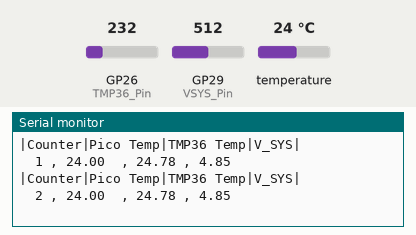
Simulated run of this sketch. Board: Raspberry Pi Pico. Shown: the last lines printed to the serial monitor. The test bench sets the inputs (shaded band); at power-on: temperature 24 °C, GP26 (TMP36_Pin) = 232, GP29 (VSYS_Pin) = 512 (analog values on the 0–1023 scale).

Above: at 1.8 s.
1.9 s: temperature set to 12 °C
At 2.8 s:
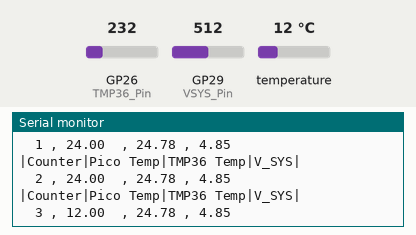
3.4 s: GP26 (TMP36_Pin) set to 250
At 4.7 s:
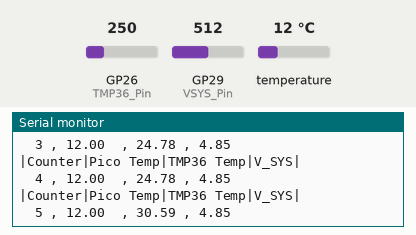
4.9 s: GP29 (VSYS_Pin) set to 716
At 5.6 s:
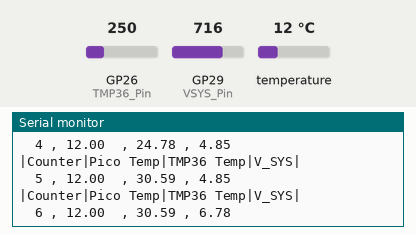
6.4 s: temperature set to 19 °C
At 7.7 s:
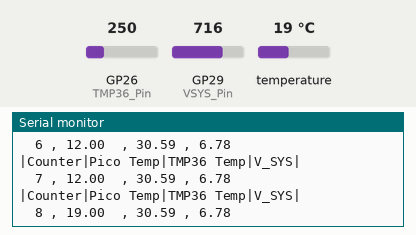
7.9 s: GP26 (TMP36_Pin) set to 266
At 8.8 s:
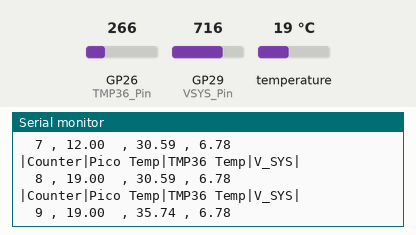
9.4 s: GP29 (VSYS_Pin) set to 900
At 10.7 s:
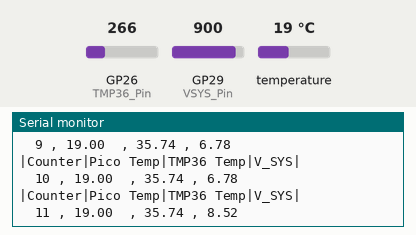
Timing chart, 0 to 11.9 s (numbered marks = the images above; inputs shaded):
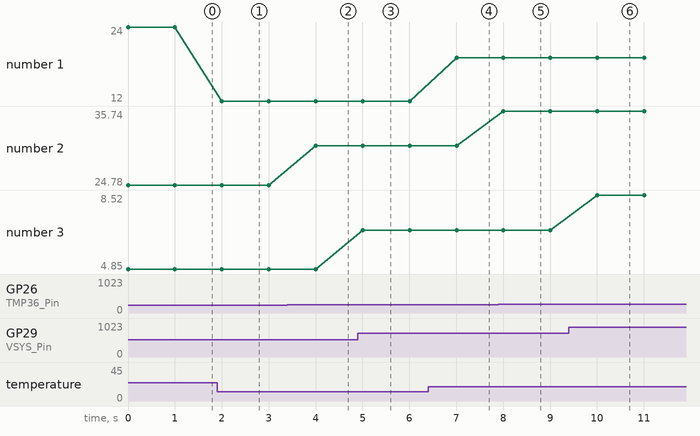

Measured:
- after the input at 1.9 s, the serial monitor: prints a new line after 0.10 s (image 1)
- after the input at 3.4 s, the serial monitor: prints a new line after 0.60 s (image 2)
- after the input at 4.9 s, the serial monitor: prints a new line after 0.10 s (image 3)
- after the input at 6.4 s, the serial monitor: prints a new line after 0.61 s (image 4)
- after the input at 7.9 s, the serial monitor: prints a new line after 0.11 s (image 5)
- after the input at 9.4 s, the serial monitor: prints a new line after 0.61 s (image 6)
- plotted number 1: 24 → 12 after the input at 1.9 s, 12 → 19 after the input at 6.4 s
- plotted number 2: 24.78 → 30.59 after the input at 3.4 s, 30.59 → 35.74 after the input at 7.9 s

The sketch:

pico_adc.ino
```cpp
// Code to measure and read the ADC pins on a raspberry pi pico
// The pico already uses two of the 5 ADC pins to measure the microcontroller temperature and to also mesure V_SYS of the system
// The ADC has a 12-bit resolution 0 - 4095

// Datasheet for TMP36: https://www.analog.com/media/en/technical-documentation/data-sheets/TMP35_36_37.pdf
// Link about the diode V drop: https://forums.raspberrypi.com/viewtopic.php?t=301152

float tempC;
float tempF;
int i;
//GPIO 29 is VSYS
int TMP36_Pin = 26;
int VSYS_Pin = 29;

void setup() {
  Serial.begin(115200);
  analogReadResolution(12); // This sets the resolution of the adc output to 12 bits
  pinMode(TMP36_Pin, INPUT);
  pinMode(VSYS_Pin, INPUT);
}

void loop() {
  i += 1;

  tempC = analogReadTemp(); // Get internal temperature
  // tempF = tempC * 9.0 / 5.0 + 32.0; // Fahrenheit conversion

  float adc_value = analogRead(TMP36_Pin);
  adc_value = adc_value / 4095; // turns the adc reading into a fraction of the max reading
  adc_value = adc_value * 3.3;  // turns that reading into a voltage
  adc_value = adc_value - 0.5;  // removing the 0.5V offset

  float TMP_TEMP = adc_value * 100;
    // adc_value / 4095 gives the relative voltage input to the ADC
    // * by 3.3v gives the actual V read
    // The datasheet, pg 8, states for the TMP36 there is a 0.5V offset, hence it is taken away from the measured V
    // The scaling for the TMP36 is 10 mV/degree celcius so by dividing the measured V by 0.01 gives us the measured temperature
    // ^same as multiplying by 100
    // e.g am ADC reading of 949 correlates to 26.5 C

  float vsys = analogRead(VSYS_Pin);
  vsys = vsys * 3.23*3/4095;
  //vsys typicall measures as 4.82V, which is strange as the icb output is 5V
  // This is due to a voltage drop over a protection diode coming in and the vsys is measured after this diode hence the 0.2V drop
  Serial.println();

  Serial.print("|Counter");Serial.print("|Pico Temp");Serial.print("|TMP36 Temp");Serial.println("|V_SYS|");

  Serial.print("  ");Serial.print(i);Serial.print(" , ");
  Serial.print(tempC);Serial.print("  , ");
  //Serial.print(tempF);Serial.print(",");
  Serial.print(TMP_TEMP);Serial.print(" , ");
  Serial.println(vsys);

  delay(1000);
}
```
